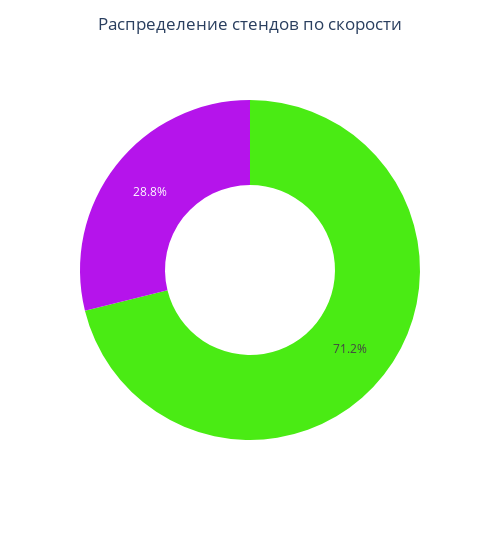

Notebook code cell kept with this figure:
### Markdown cell above
Теперь построим круговую диаграмму, аналогичную с силой и посмотрим, каких стендов больше -- быстрых или медленных. Логика та же -- стенды, у которых скорость >= 3 -- быстрые, меньше -- медленные

### Code cell
def assign_speed_stands(row):
    if row['Скорость'] == 'infinite' or row['Скорость'] >= 3:
        row['speed'] = 'Быстрый стенд'
    else:
        row['speed'] = 'Медленный стенд'
    return row['speed']

begin_dataset['speed'] = begin_dataset.apply(assign_speed_stands, axis = 1)

pivot_speed_stands = begin_dataset.value_counts('speed').reset_index().rename(columns = {'count': 'Количество'})
pivot_speed_stands

pie_diagram_speed_stands = px.pie(pivot_speed_stands, names='speed', values='Количество', color_discrete_sequence=['#4aeb14', '#b514eb'], width=500, hole=0.5)
pie_diagram_speed_stands.update_layout(title = {'text': 'Распределение стендов по скорости', 'x': 0.5}, showlegend = False)
pie_diagram_speed_stands.show()

### Figure 1 — Plotly figure (JSON) as saved in the notebook; plotly's stock layout.template omitted (floating-point values rounded to 4 significant figures)
{"data": [{"domain": {"x": [0, 1], "y": [0, 1]}, "hole": 0.5, "hovertemplate": "speed=%{label}<br>Количество=%{value}<extra></extra>", "labels": ["Быстрый стенд", "Медленный стенд"], "legendgroup": "", "name": "", "showlegend": true, "type": "pie", "values": [111, 45]}], "layout": {"legend": {"tracegroupgap": 0}, "margin": {"t": 60}, "piecolorway": ["#4aeb14", "#b514eb"], "showlegend": false, "title": {"text": "Распределение стендов по скорости", "x": 0.5}, "width": 500}}
